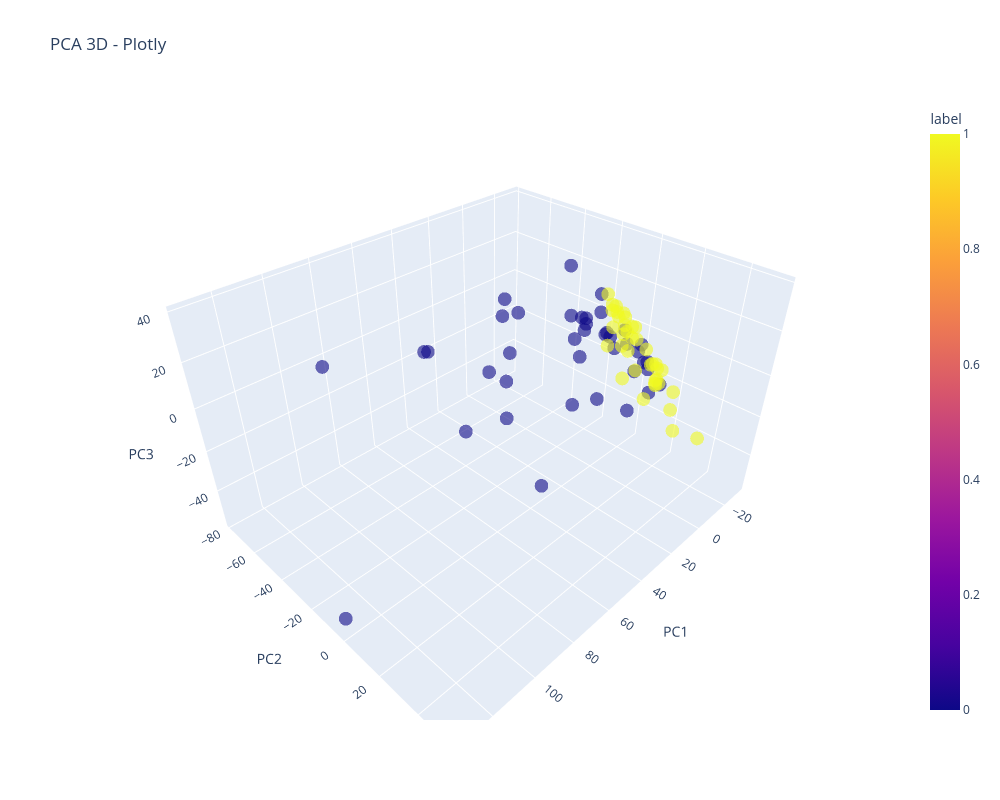

Here is the notebook cell this chart was saved with:
### Code cell
import plotly.express as px
from sklearn.decomposition import PCA
import pandas as pd

# PCA
pca = PCA(n_components=3)
X_pca_3d = pca.fit_transform(X)

# DataFrame per plotly
pca_df = pd.DataFrame(X_pca_3d, columns=["PC1", "PC2", "PC3"])
pca_df["label"] = y.values

# Grafico 3D interattivo
fig = px.scatter_3d(
    pca_df, x="PC1", y="PC2", z="PC3",
    color="label", title="PCA 3D - Plotly", opacity=0.6
)

# Imposta dimensioni personalizzate
fig.update_layout(
    height=800,  # aumenta l'altezza (default ~450)
    width=1000   # opzionale: puoi anche aumentare la larghezza
)

fig.show()

### Figure 1 — Plotly figure (JSON) as saved in the notebook; plotly's stock layout.template omitted (floating-point values rounded to 4 significant figures)
{"data": [{"hovertemplate": "PC1=%{x}<br>PC2=%{y}<br>PC3=%{z}<br>label=%{marker.color}<extra></extra>", "legendgroup": "", "marker": {"color": [0, 0, 0, 0, 0, 0, 0, 0, 0, 0, 0, 0, 0, 0, 0, 0, 0, 0, 0, 0, 0, 0, 0, 0, 0, 0, 0, 0, 0, 0, 0, 0, 0, 0, 0, 0, 0, 0, 0, 0, 1, 1, 1, 1, 1, 1, 1, 1, 1, 1, 1, 1, 1, 1, 1, 1, 1, 1, 1, 1, 1, 1, 1, 1, 1, 1, 1, 1, 1, 1, 1, 1, 1, 1, 1, 1, 1], "coloraxis": "coloraxis", "opacity": 0.6, "symbol": "circle"}, "mode": "markers", "name": "", "scene": "scene", "showlegend": false, "type": "scatter3d", "x": [1.161, 39.87, -12.98, -16.12, -8.579, -18.2, 36.4, -13.1, -14.14, 33.67, 83.67, 11.63, -21.54, -4.09, 58.07, 100.6, -15.91, -1.241, -19.23, -13.79, 18.15, 8.796, 29.88, 90.36, 11.62, -2.87, -12.2, 16.93, -18.82, -10.22, 91.99, -6.479, -11.59, 33.21, -8.465, -27.47, -21.1, 131.4, -23.23, -17.38, -10.81, -22.65, -14.44, -23.46, -12.53, -15.6, -10.66, -18.86, -21.09, -22.45, -18.05, -11.06, -26.29, -15.21, -0.841, -11.36, 9.033, 7.005, 5.662, 19.35, -16.42, -11.47, 2.342, -3.53, -2.113, -25.6, -13.66, -24.5, -6.016, -29.49, -27.6, -6.946, -23.89, -25.35, -23.89, -7.235, -18.98], "y": [25.28, -65.39, -5.361, -20.9, -15.51, -14.95, -21.21, 9.083, -8.045, 13.06, -77.47, -1.918, -27.69, 14.12, 2.449, 26.7, 19.76, 5.295, 10.42, -29.61, 27.3, -56.4, -26.4, -1.039, -42.34, -16.38, -26.44, 12.16, -23.58, 5.13, 49.04, -57.58, 15.72, -16.02, -4.837, -22.25, -3.78, -5.596, 3.995, 9.905, 18.01, 1.639, 15.12, -1.935, 21.75, 16.8, 21.03, 1.655, -4.15, -8.746, -0.6276, 5.438, -2.117, -0.4656, 34.76, 9.994, 53.04, 16.16, 40.81, 34.47, -6.838, 1.928, 28.47, 24.7, 1.259, -8.443, 18.8, -11.12, 23.29, -20.27, -14.13, 31.43, -6.169, -14.49, -13.22, 24.21, 9.199], "z": [-6.174, -9.457, 1.021, 0.02173, 7.685, 7.144, 23.55, -0.2128, 1.499, -2.042, -3.139, 3.141, -1.505, -3.599, -1.255, 28.17, -12.91, 4.757, -7.272, 25.51, -5.314, -29.75, 26.53, 39.03, -27.26, -0.4265, 3.473, -7.956, -5.208, 3.028, 15.84, -26.31, -5.242, 25.74, 4.194, 9.993, 1.668, -56.06, -3.187, -6.996, -1.272, -1.378, -4.572, 3.115, -3.382, -4.062, -7.317, 0.9617, 3.929, 5.774, 3.401, -0.55, 1.733, 3.367, -10.8, -8.236, -9.63, -0.9951, -14.37, 4.016, 3.71, 0.2477, -0.6601, -2.942, 3.982, 6.342, -4.404, 6.341, -6.136, 9.915, 6.966, -6.852, 5.851, 8.408, 6.58, -6.178, -1.611]}], "layout": {"coloraxis": {"colorbar": {"title": {"text": "label"}}, "colorscale": [[0, "#0d0887"], [0.1111, "#46039f"], [0.2222, "#7201a8"], [0.3333, "#9c179e"], [0.4444, "#bd3786"], [0.5556, "#d8576b"], [0.6667, "#ed7953"], [0.7778, "#fb9f3a"], [0.8889, "#fdca26"], [1, "#f0f921"]]}, "height": 800, "legend": {"tracegroupgap": 0}, "scene": {"domain": {"x": [0, 1], "y": [0, 1]}, "xaxis": {"title": {"text": "PC1"}}, "yaxis": {"title": {"text": "PC2"}}, "zaxis": {"title": {"text": "PC3"}}}, "title": {"text": "PCA 3D - Plotly"}, "width": 1000}}
